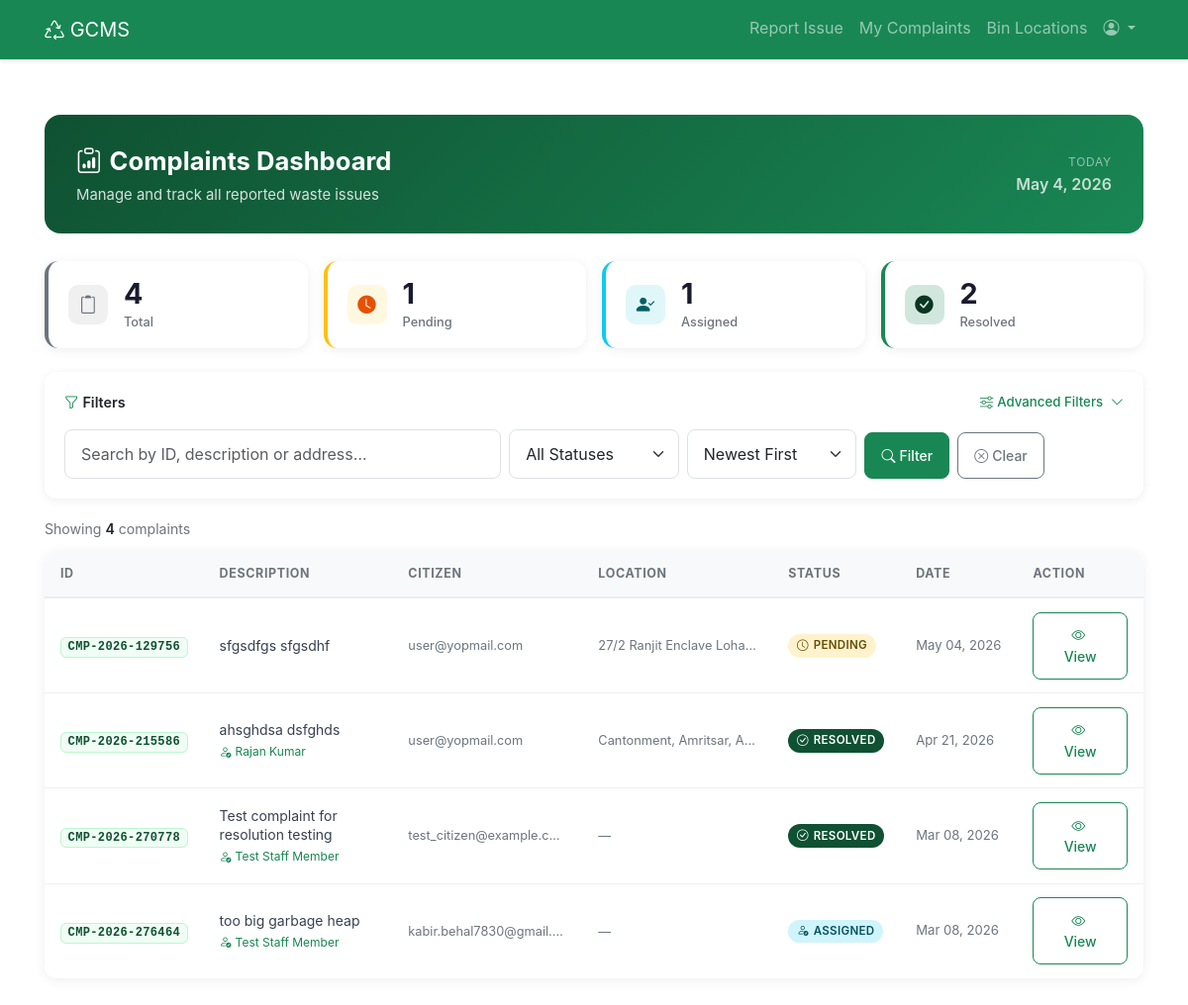
The page /complaints/dashboard/ (signed in) on the database its author committed.
### complaints/models.py (models this page shows, shortened)
class Complaint(models.Model):
    STATUS_CHOICES = [
        ('pending', 'Pending'),
        ('assigned', 'Assigned'),
        ('in-progress', 'In Progress'),
        ('resolved', 'Resolved'),
        ('closed', 'Closed'),
    ]
    complaint_id = models.CharField(
        max_length=50,
        unique=True,
        db_index=True,
        editable=False,
        help_text='Unique complaint identifier (auto-generated)'
    )
    citizen = models.ForeignKey(
        settings.AUTH_USER_MODEL,
        on_delete=models.CASCADE,
        related_name='complaints',
        help_text='Citizen who filed the complaint'
    )
    description = models.TextField(
        validators=[MinLengthValidator(10), MaxLengthValidator(500)],
        help_text='Complaint description (10-500 characters)'
    )
    latitude = models.DecimalField(
        max_digits=9,
        decimal_places=6,
        help_text='Latitude coordinate (-90 to 90)'
    )
    longitude = models.DecimalField(
        max_digits=9,
        decimal_places=6,
        help_text='Longitude coordinate (-180 to 180)'
    )
    address = models.TextField(
        blank=True,
        null=True,
        help_text='Human-readable address from reverse geocoding'
    )
    status = models.CharField(
        max_length=20,
        choices=STATUS_CHOICES,
        default='pending',
        db_index=True,
        help_text='Current status of the complaint'
    )
    created_at = models.DateTimeField(
        auto_now_add=True,
        db_index=True,
        help_text='Timestamp when complaint was created'
    )
    assigned_staff = models.ForeignKey(
        'staff.StaffMember',
        on_delete=models.SET_NULL,
        null=True,
        blank=True,
        related_name='assigned_complaints',
        help_text='Staff member assigned to this complaint'
    )
    assigned_at = models.DateTimeField(
        null=True,
        blank=True,
        help_text='Timestamp when staff was assigned'
    )
    resolved_at = models.DateTimeField(
        null=True,
        blank=True,
        help_text='Timestamp when complaint was resolved'
    )
    response_time = models.DurationField(
        null=True,
        blank=True,
        help_text='Time taken from creation to resolution'
    )
    class Meta:
        db_table = 'complaints'
        verbose_name = 'Complaint'
        verbose_name_plural = 'Complaints'
        ordering = ['-created_at']
        indexes = [
            models.Index(fields=['complaint_id']),
            models.Index(fields=['status', 'created_at']),
            models.Index(fields=['citizen', 'status']),
            models.Index(fields=['assigned_staff', 'status']),
            models.Index(fields=['latitude', 'longitude']),
        ]

### authentication/models.py (models this page shows, shortened)
class User(AbstractBaseUser, PermissionsMixin):
    email = models.EmailField(
        max_length=255,
        unique=True,
        db_index=True,
        help_text='User email address (used for login)'
    )
    password = models.CharField(
        max_length=128,
        blank=True,
        null=True,
        help_text='Password for traditional login (optional, can use OTP instead)'
    )
    has_password = models.BooleanField(
        default=False,
        help_text='Whether user has set a password for login'
    )
    prefer_otp = models.BooleanField(
        default=True,
        help_text='Whether user prefers OTP login over password'
    )
    is_citizen = models.BooleanField(
        default=True,
        help_text='Designates whether this user is a citizen'
    )
    is_authority = models.BooleanField(
        default=False,
        help_text='Designates whether this user is a municipal authority'
    )
    is_staff_member = models.BooleanField(
        default=False,
        help_text='Designates whether this user is a collection staff member'
    )
    is_active = models.BooleanField(
        default=True,
        help_text='Designates whether this user account is active'
    )
    is_staff = models.BooleanField(
        default=False,
        help_text='Designates whether the user can log into admin site'
    )
    created_at = models.DateTimeField(auto_now_add=True, db_index=True)
    last_login = models.DateTimeField(null=True, blank=True)
    objects = UserManager()
    USERNAME_FIELD = 'email'
    REQUIRED_FIELDS = []
    class Meta:
        db_table = 'users'
        verbose_name = 'User'
        verbose_name_plural = 'Users'
        indexes = [
            models.Index(fields=['email']),
            models.Index(fields=['created_at']),
            models.Index(fields=['is_citizen']),
            models.Index(fields=['is_authority']),
            models.Index(fields=['is_staff_member']),
            models.Index(fields=['has_password']),
        ]

### staff/models.py (models this page shows, shortened)
class StaffMember(models.Model):
    DUTY_STATUS_CHOICES = [
        ('on_duty', 'On Duty'),
        ('off_duty', 'Off Duty'),
        ('on_break', 'On Break'),
    ]
    staff_id = models.CharField(
        max_length=50,
        unique=True,
        db_index=True,
        editable=False,
        help_text='Unique staff identifier (auto-generated)'
    )
    user = models.OneToOneField(
        settings.AUTH_USER_MODEL,
        on_delete=models.CASCADE,
        related_name='staff_profile',
        help_text='User account linked to this staff member'
    )
    name = models.CharField(
        max_length=100,
        help_text='Full name of the staff member'
    )
    phone_regex = RegexValidator(
        regex=r'^\+?1?\d{9,15}$',
        message="Phone number must be entered in the format: '+999999999'. Up to 15 digits allowed."
    )
    phone = models.CharField(
        validators=[phone_regex],
        max_length=17,
        help_text='Contact phone number'
    )
    duty_status = models.CharField(
        max_length=20,
        choices=DUTY_STATUS_CHOICES,
        default='off_duty',
        db_index=True,
        help_text='Current duty status'
    )
    current_latitude = models.DecimalField(
        max_digits=9,
        decimal_places=6,
        null=True,
        blank=True,
        help_text='Current latitude coordinate'
    )
    current_longitude = models.DecimalField(
        max_digits=9,
        decimal_places=6,
        null=True,
        blank=True,
        help_text='Current longitude coordinate'
    )
    last_location_update = models.DateTimeField(
        null=True,
        blank=True,
        help_text='Timestamp of last location update'
    )
    created_at = models.DateTimeField(
        default=timezone.now,
        help_text='Timestamp when staff member was added'
    )
    is_active = models.BooleanField(
        default=True,
        help_text='Whether this staff member is active'
    )
    class Meta:
        db_table = 'staff_members'
        verbose_name = 'Staff Member'
        verbose_name_plural = 'Staff Members'
        ordering = ['name']
        indexes = [
            models.Index(fields=['staff_id']),
            models.Index(fields=['duty_status']),
            models.Index(fields=['is_active']),
            models.Index(fields=['current_latitude', 'current_longitude']),
        ]

### complaints/views.py (the view)
# urls.py: path('dashboard/', views.AuthorityDashboardView.as_view(), name='authority_dashboard'),
@method_decorator(login_required, name='dispatch')
class AuthorityDashboardView(View):
    template_name = 'complaints/authority_dashboard.html'
    def get(self, request):
        if not request.user.is_authority:
            messages.error(request, "You don't have permission to access this page.")
            return redirect('home')
        complaints = Complaint.objects.select_related('citizen', 'assigned_staff').all()
        status_filter = request.GET.get('status', '')
        if status_filter:
            complaints = complaints.filter(status=status_filter)
        date_from = request.GET.get('date_from', '')
        if date_from:
            try:
                date_from_obj = datetime.strptime(date_from, '%Y-%m-%d')
                complaints = complaints.filter(created_at__gte=date_from_obj)
            except ValueError:
                messages.warning(request, "Invalid 'from' date format.")
        date_to = request.GET.get('date_to', '')
        if date_to:
            try:
                date_to_obj = datetime.strptime(date_to, '%Y-%m-%d')
                complaints = complaints.filter(created_at__lte=date_to_obj)
            except ValueError:
                messages.warning(request, "Invalid 'to' date format.")
        search = request.GET.get('search', '')
        if search:
            complaints = complaints.filter(
                Q(complaint_id__icontains=search) |
                Q(description__icontains=search) |
                Q(address__icontains=search)
            )
        ordering = request.GET.get('ordering', '-created_at')
        complaints = complaints.order_by(ordering)
        all_complaints = Complaint.objects.all()
        stats = {
            'total': all_complaints.count(),
            'pending': all_complaints.filter(status='pending').count(),
            'assigned': all_complaints.filter(status='assigned').count(),
            'resolved': all_complaints.filter(status='resolved').count(),
        }
        paginator = Paginator(complaints, 10)  # 10 complaints per page
        page_number = request.GET.get('page', 1)
        page_obj = paginator.get_page(page_number)
        context = {
            'complaints': page_obj,
            'page_obj': page_obj,
            'is_paginated': page_obj.has_other_pages(),
            'stats': stats,
        }
        return render(request, self.template_name, context)

### templates/complaints/authority_dashboard.html (shortened to what this page needs)
{% extends 'base.html' %}
{% load static %}
{% block content %}
<div class="container py-4 pb-5">
  <div class="dash-header d-flex flex-column flex-sm-row align-items-sm-center justify-content-between gap-3">
    <div>
      <div class="dash-title"><i class="bi bi-clipboard-data me-2"></i>Complaints Dashboard</div>
      <div class="dash-subtitle">Manage and track all reported waste issues</div>
    </div>
    <div class="dash-date">
      <span style="font-size:.75rem;text-transform:uppercase;letter-spacing:.06em;opacity:.7;">Today</span>
      <strong>{% now "N j, Y" %}</strong>
    </div>
  </div>
  <div class="row g-3 mb-4">
    <div class="col-6 col-md-3">
      <div class="stat-card stat-total">
        <div class="d-flex align-items-center gap-3">
          <div class="stat-icon"><i class="bi bi-clipboard2"></i></div>
          <div>
            <div class="stat-number">{{ stats.total }}</div>
            <div class="stat-label">Total</div>
          </div>
        </div>
      </div>
    </div>
    <div class="col-6 col-md-3">
      <div class="stat-card stat-pending">
        <div class="d-flex align-items-center gap-3">
          <div class="stat-icon"><i class="bi bi-clock-fill"></i></div>
          <div>
            <div class="stat-number">{{ stats.pending }}</div>
            <div class="stat-label">Pending</div>
          </div>
        </div>
      </div>
    </div>
    <div class="col-6 col-md-3">
      <div class="stat-card stat-assigned">
        <div class="d-flex align-items-center gap-3">
          <div class="stat-icon"><i class="bi bi-person-check-fill"></i></div>
          <div>
            <div class="stat-number">{{ stats.assigned }}</div>
            <div class="stat-label">Assigned</div>
          </div>
        </div>
      </div>
    </div>
    <div class="col-6 col-md-3">
      <div class="stat-card stat-resolved">
        <div class="d-flex align-items-center gap-3">
          <div class="stat-icon"><i class="bi bi-check-circle-fill"></i></div>
          <div>
            <div class="stat-number">{{ stats.resolved }}</div>
            <div class="stat-label">Resolved</div>
          </div>
        </div>
      </div>
    </div>
  </div>
  <div class="filter-card">
    <div class="d-flex align-items-center justify-content-between mb-3">
      <span class="fw-semibold" style="font-size:.9rem;">
        <i class="bi bi-funnel me-1 text-success"></i>Filters
      </span>
      <a class="advanced-toggle" id="advancedToggle" href="#">
        <i class="bi bi-sliders me-1"></i>Advanced Filters
        <i class="bi bi-chevron-down ms-1" id="advancedChevron"></i>
      </a>
    </div>
    <form method="GET" action="{% url 'complaints:authority_dashboard' %}" id="filterForm">
      <div class="row g-2 align-items-end">
        <div class="col-md-5">
          <input type="text" name="search" class="form-control form-control-sm"
                 placeholder="Search by ID, description or address…"
                 value="{{ request.GET.search }}">
        </div>
        <div class="col-md-2">
          <select name="status" class="form-select form-select-sm" id="statusSelect">
            <option value="">All Statuses</option>
          </select>
        </div>
        <div class="col-md-2">
          <select name="ordering" class="form-select form-select-sm" id="orderingSelect">
            <option value="-created_at" {% if request.GET.ordering == '-created_at' or not request.GET.ordering %}selected{% endif %}>Newest First</option>
          </select>
        </div>
        <div class="col-md-3 d-flex gap-2">
          <button type="submit" class="btn btn-success btn-sm px-3">
            <i class="bi bi-search me-1"></i>Filter
          </button>
          <a href="{% url 'complaints:authority_dashboard' %}" class="btn btn-outline-secondary btn-sm px-3">
            <i class="bi bi-x-circle me-1"></i>Clear
          </a>
        </div>
      </div>
    </form>
  </div>
  <div class="results-header">
    <span>
      Showing <span class="count">{{ complaints|length }}</span>
      complaint{{ complaints|length|pluralize }}
    </span>
  </div>
  {% if complaints %}
  <div class="d-none d-md-block complaints-table bg-white mb-3">
    <table class="table table-hover mb-0">
      <thead>
        <tr>
          <th>ID</th>
          <th>Description</th>
          <th>Citizen</th>
          <th>Location</th>
          <th>Status</th>
          <th>Date</th>
          <th>Action</th>
        </tr>
      </thead>
      <tbody>
        {% for complaint in complaints %}
        <tr>
          <td><span class="cid-badge">{{ complaint.complaint_id }}</span></td>
          <td style="max-width:220px;">
            <div class="desc-text">{{ complaint.description|truncatechars:60 }}</div>
            {% if complaint.assigned_staff %}
            <div class="staff-sub">
              <i class="bi bi-person-check me-1"></i>{{ complaint.assigned_staff.name }}
            </div>
            {% endif %}
          </td>
          <td>
            <div class="citizen-email" title="{{ complaint.citizen.email }}">
              {{ complaint.citizen.email }}
            </div>
          </td>
          <td>
            <div class="location-text" title="{{ complaint.address }}">
              {{ complaint.address|default:"—"|truncatechars:40 }}
            </div>
          </td>
          <td>
            {% if complaint.status == 'pending' %}
              <span class="status-pill s-pending"><i class="bi bi-clock"></i>Pending</span>
            {% elif complaint.status == 'assigned' %}
              <span class="status-pill s-assigned"><i class="bi bi-person-check"></i>Assigned</span>
            {% elif complaint.status == 'in-progress' %}
              <span class="status-pill s-in-progress"><i class="bi bi-arrow-repeat"></i>In Progress</span>
            {% elif complaint.status == 'resolved' %}
              <span class="status-pill s-resolved"><i class="bi bi-check-circle"></i>Resolved</span>
            {% elif complaint.status == 'closed' %}
              <span class="status-pill s-closed"><i class="bi bi-archive"></i>Closed</span>
            {% endif %}
          </td>
          <td style="white-space:nowrap;color:#6c757d;font-size:.82rem;">
            {{ complaint.created_at|date:"M d, Y" }}
          </td>
          <td>
            <a href="{% url 'complaints:detail' complaint.complaint_id %}"
               class="btn btn-outline-success btn-sm">
              <i class="bi bi-eye me-1"></i>View
            </a>
          </td>
        </tr>
        {% endfor %}
      </tbody>
    </table>
  </div>
  {% endif %}
</div>
{% endblock %}

### rows shown on the page
Complaint: complaint_id "CMP-2026-129756", description "sfgsdfgs sfgsdhf", citizen.email "user@yopmail.com", address "27/2 Ranjit Enclave Loha…", status "pending" (drawn), created_at "May 04, 2026"
Complaint: complaint_id "CMP-2026-215586", description "ahsghdsa dsfghds", assigned_staff.name "Rajan Kumar", citizen.email "user@yopmail.com", address "Cantonment, Amritsar, A…", status "resolved" (drawn), created_at "Apr 21, 2026"
Complaint: complaint_id "CMP-2026-270778", description "Test complaint for resolution testing", assigned_staff.name "Test Staff Member", citizen.email "test_citizen@example.com", address "—", status "resolved" (drawn), created_at "Mar 08, 2026"
Complaint: complaint_id "CMP-2026-276464", description "too big garbage heap", assigned_staff.name "Test Staff Member", citizen.email "kabir.behal7830@gmail.…", address "—", status "assigned" (drawn), created_at "Mar 08, 2026"

### other values the page prints
{{ stats.total }} "4"
{{ stats.pending }} "1"
{{ stats.assigned }} "1"
{{ stats.resolved }} "2"
{{ complaints|length }} "4"
